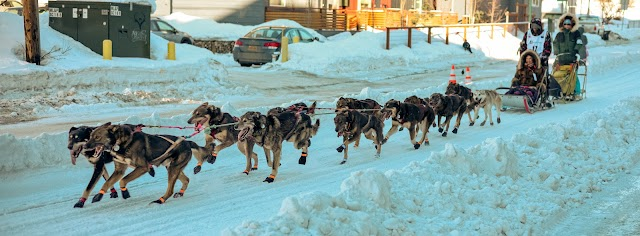
#> input picture pixoo-calendar/photos/photo_01.jpg, 640 x 236 px
$ python -i scenes.py   (imports and definitions only)
#> lines starting #> are read from the running program, lines starting #| are printed output that depends on the picture
#> further down, picture is the input picture: PIL image 640x236 RGB; mean R, G, B 134.2, 163.4, 161.5
"""Pixel art scene backgrounds with animation frames.
Designed for LED displays — bold colors, high contrast, simple shapes."""

import random
from PIL import Image, ImageDraw

# Lo-fi cozy palette — bright and bold for LEDs
C = {
    "bg": (10, 8, 18),
    "wall": (28, 20, 32),
    "frame": (90, 60, 42),
    "frame_hi": (120, 80, 55),
    "glass_top": (18, 28, 65),
    "glass_bot": (38, 32, 75),
    "cloud": (45, 50, 85),
    "rain": (80, 130, 220),
    "rain2": (60, 100, 180),
    "sill": (110, 75, 48),
    "desk": (55, 35, 25),
    "desk_hi": (85, 58, 38),
    "pot": (180, 90, 45),
    "leaf": (55, 190, 75),
    "leaf_dk": (35, 130, 50),
    "mug": (210, 190, 150),
    "steam1": (100, 100, 130),
    "steam2": (70, 70, 100),
    "cat": (75, 65, 58),
    "cat_eye": (190, 210, 90),
    "shade": (230, 190, 80),
    "shade_dim": (200, 160, 60),
    "pole": (100, 80, 60),
}

# Window geometry
WX, WY, WW, WH = 16, 1, 44, 32


def _draw_base(img: Image.Image):
    """Draw the static parts of the scene."""
    draw = ImageDraw.Draw(img)

    # Background with subtle texture
    draw.rectangle([0, 0, 63, 63], fill=C["bg"])
    for y in range(64):
        for x in range(64):
            if (x + y * 3) % 11 == 0:
                img.putpixel((x, y), C["wall"])
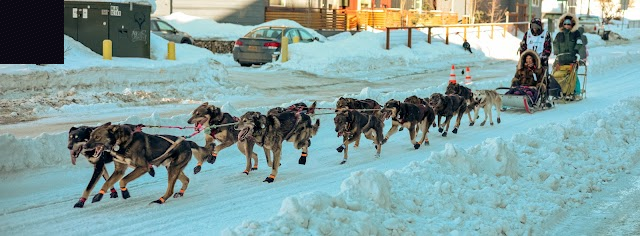
#> img: PIL image 640x236 RGB; mean R, G, B 131.1, 159.9, 158.4

    # Window frame
    draw.rectangle([WX - 2, WY - 1, WX + WW + 1, WY + WH + 1], fill=C["frame"])
    draw.rectangle([WX - 2, WY - 1, WX + WW + 1, WY], fill=C["frame_hi"])

    # Glass gradient
    mid_x = WX + WW // 2
    for y in range(WY + 1, WY + WH):
        frac = (y - WY) / WH
        r = int(C["glass_top"][0] + (C["glass_bot"][0] - C["glass_top"][0]) * frac)
        g = int(C["glass_top"][1] + (C["glass_bot"][1] - C["glass_top"][1]) * frac)
        b = int(C["glass_top"][2] + (C["glass_bot"][2] - C["glass_top"][2]) * frac)
        draw.line([(WX, y), (mid_x - 2, y)], fill=(r, g, b))
        draw.line([(mid_x + 1, y), (WX + WW - 1, y)], fill=(r, g, b))

    # Divider
    draw.rectangle([mid_x - 1, WY + 1, mid_x, WY + WH - 1], fill=C["frame"])

    # Clouds
    for cx, cy, cw in [(20, 6, 8), (38, 4, 10), (50, 9, 6)]:
        draw.rectangle([cx, cy, cx + cw, cy + 2], fill=C["cloud"])

    # Sill
    draw.rectangle([WX - 3, WY + WH + 1, WX + WW + 2, WY + WH + 3], fill=C["sill"])

    # Plant on sill
    px = WX + WW - 6
    py = WY + WH - 1
    draw.rectangle([px, py + 2, px + 4, py + 4], fill=C["pot"])
    draw.rectangle([px - 1, py + 2, px + 5, py + 2], fill=C["pot"])
    for lx, ly, col in [
        (px + 2, py, C["leaf"]), (px + 1, py + 1, C["leaf"]),
        (px + 3, py + 1, C["leaf"]), (px, py - 1, C["leaf"]),
        (px + 4, py - 1, C["leaf"]), (px + 1, py - 1, C["leaf_dk"]),
        (px + 3, py - 1, C["leaf_dk"]), (px + 2, py - 2, C["leaf"]),
    ]:
        if 0 <= lx < 64 and 0 <= ly < 64:
            img.putpixel((lx, ly), col)

    # Mug on sill
    mx = WX + 2
    my = WY + WH - 2
    draw.rectangle([mx, my + 1, mx + 4, my + 4], fill=C["mug"])
    img.putpixel((mx + 5, my + 2), C["mug"])
    img.putpixel((mx + 5, my + 3), C["mug"])

    # Desk
    draw.rectangle([0, 55, 63, 63], fill=C["desk"])
    draw.rectangle([0, 55, 63, 55], fill=C["desk_hi"])

    # Cat
    cx, cy = 2, 48
    draw.rectangle([cx, cy + 2, cx + 6, cy + 6], fill=C["cat"])
    draw.rectangle([cx + 4, cy, cx + 8, cy + 3], fill=C["cat"])
    img.putpixel((cx + 4, cy - 1), C["cat"])
    img.putpixel((cx + 8, cy - 1), C["cat"])
    img.putpixel((cx + 5, cy + 1), C["cat_eye"])
    img.putpixel((cx + 7, cy + 1), C["cat_eye"])
    img.putpixel((cx - 1, cy + 3), C["cat"])
    img.putpixel((cx - 2, cy + 2), C["cat"])

    # Lamp
    lx = 56
    draw.rectangle([lx + 2, 46, lx + 3, 54], fill=C["pole"])
    draw.rectangle([lx, 54, lx + 5, 55], fill=C["pole"])


# [84 lines left out: functions _draw_dynamic, generate_lofi_frames, not called in this run]

>>> from PIL import Image
>>> picture = Image.open('photos/photo_01.jpg')
>>> result = _draw_base(picture)
